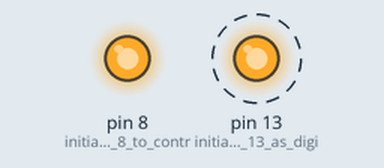
Bench run of a sketch on a simulated Arduino Uno, built with avr-gcc and run on an emulated ATmega328P. Parts: output pins drawn as LEDs (lit = HIGH). Dashed ring = blinking. What the sketch prints to the serial monitor is not drawn.

Above: at 0.5 s.
Timing chart, 0 to 4.6 s (numbered marks = the images above):
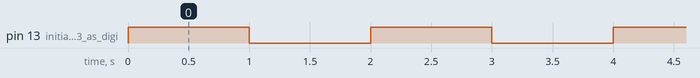

The sketch:

comXinoRF.ino
```cpp
/*
  BlinkwithRadio
  Turns on an LED on for one second, then off for one second, repeatedly.
  Turns on the SRF radio and reports LED status.
  This example code is based on Blink, which is in the public domain.
  http://openmicros.org/index.php/articles/88-ciseco-product-documentation/235-xinorf-learning-the-basics
 */
void setup() {
  pinMode(13, OUTPUT);   // initialize pin 13 as digital output (LED)
  pinMode(8, OUTPUT);    // initialize pin 8 to control the radio
  digitalWrite(8, HIGH); // select the radio
  Serial.begin(115200);    // start the serial port at 115200 baud (correct for XinoRF and RFu, if using XRF + Arduino you might need 9600)
  //Serial.print("HELLO WORLD");
}
void loop() {
  digitalWrite(13, HIGH);   // set the LED on
  Serial.println("LED ON");
  delay(1000);              // wait for a second
  digitalWrite(13, LOW);    // set the LED off
  Serial.println("LED OFF");
  delay(1000);              // wait for a second
}
```

Measured:
- by itself, pin 13 (initialize_pin_13_as_digi): alternates HIGH for 1.0 s and LOW for 1.0 s
